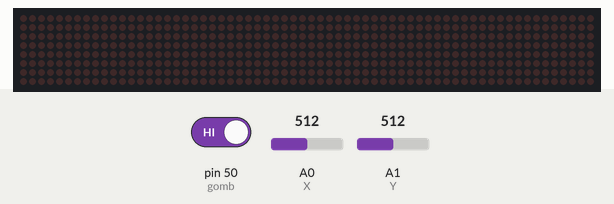
Simulated run of this sketch. Board: Arduino Mega 2560, built with avr-gcc and run on an emulated ATmega2560. Shown: 64×8 LED matrix. Inputs (shaded band) come from the test bench; at power-on: pin 50 (gomb) HIGH, A0 (X) = 512, A1 (Y) = 512.

Above: at 1.2 s.
1.3 s: pin 50 (gomb) driven LOW
At 2.1 s:
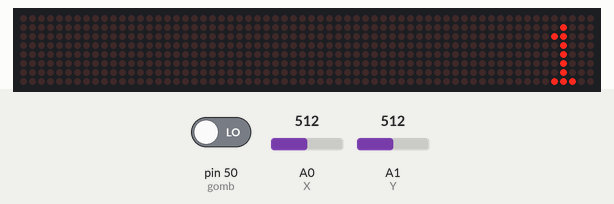
2.8 s: A0 (X) set to 806
4.5 s: A0 (X) set to 828
At 5.4 s:
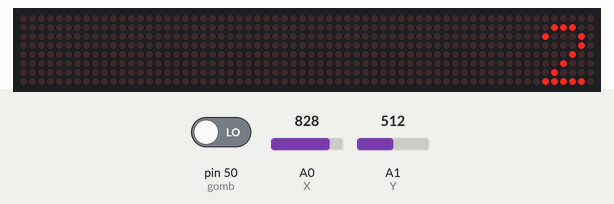
7.5 s: A0 (X) set to 803
9.3 s: A0 (X) set to 823
At 10.7 s:
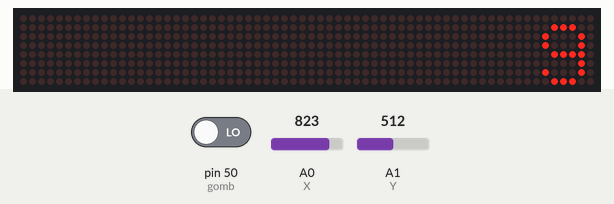
12.3 s: A0 (X) set to 190
At 26.1 s:
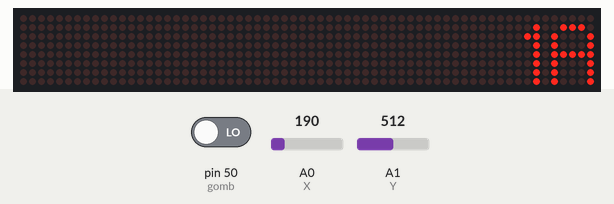
Timing chart, 0 to 27.1 s (numbered marks = the images above; inputs shaded):
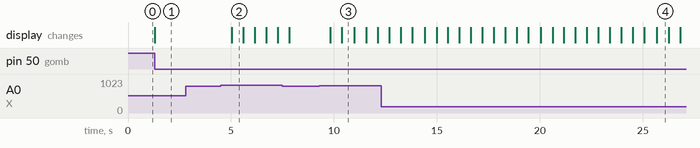

Measured:
- the behaviour switches between 813 and 814 on A0 (X) (found by bisection; images 1 and 2)
- after the input at 1.3 s, the display: changes at once (image 1)
- after the input at 2.8 s, every drawn part: stays the same
- after the input at 4.5 s, the display: changes after 0.54 s (image 2)
- after the input at 9.3 s, the display: first changes after 0.53 s (image 3 shows a later state)
- what the display in image 2 shows lasts 0.6 s, from 5.0 s to 5.6 s

The sketch:

menu.ino
```cpp
#include <LedControl.h>

int DIN = 10;
int CS = 12;
int CLK = 11;
int x_Led;
int y_Led;
LedControl lc = LedControl(DIN, CLK, CS, 0);

const int X = 0;
const int Y = 1;
int x_pozicio;
int y_pozicio;

const int gomb = 50;
bool lenyomva;

int eppen_szam = 1;

void setup() {
  //Serial.begin();
  // put your setup code here, to run once:
  lc.shutdown(0, false);
  lc.setIntensity(0, 3);
  lc.clearDisplay(0);

  pinMode(gomb, INPUT);

}

void loop() {
  x_pozicio = analogRead(X);
  y_pozicio = analogRead(Y);
  lenyomva = digitalRead(gomb);

  while (digitalRead(gomb) == LOW){
    x_pozicio = analogRead(X);
    y_pozicio = analogRead(Y);
    lenyomva = digitalRead(gomb);

    if (x_pozicio < 200) {
      if (eppen_szam == 1) {
        eppen_szam = 10;
      }
      else{
        eppen_szam -= 1;
      }
      delay(500);
    }

    if (x_pozicio > 813) {
      if (eppen_szam == 10) {
        eppen_szam = 1;
      }
      else{
        eppen_szam += 1;
      }
    delay(500);
    }
    display(eppen_szam);
    delay(50);
  }

  //Serial.println("VEGE")
}

void egy() {
  lc.setRow(0, 1, B00001000);
  lc.setRow(0, 2, B00011000);
  lc.setRow(0, 3, B00001000);
  lc.setRow(0, 4, B00001000);
  lc.setRow(0, 5, B00001000);
  lc.setRow(0, 6, B00001000);
  lc.setRow(0, 7, B00011100);
}

void ketto() {
  lc.setRow(0, 1, B00011100);
  lc.setRow(0, 2, B00100010);
  lc.setRow(0, 3, B00000010);
  lc.setRow(0, 4, B00000100);
  lc.setRow(0, 5, B00001000);
  lc.setRow(0, 6, B00010000);
  lc.setRow(0, 7, B00111110);
}

void harom() {
  lc.setRow(0, 1, B00111100);
  lc.setRow(0, 2, B00000010);
  lc.setRow(0, 3, B00000010);
  lc.setRow(0, 4, B00011100);
  lc.setRow(0, 5, B00000010);
  lc.setRow(0, 6, B00000010);
  lc.setRow(0, 7, B00111100);
}

void negy() {
  lc.setRow(0, 1, B00100010);
  lc.setRow(0, 2, B00100010);
  lc.setRow(0, 3, B00100010);
  lc.setRow(0, 4, B00111110);
  lc.setRow(0, 5, B00000010);
  lc.setRow(0, 6, B00000010);
  lc.setRow(0, 7, B00000010);
}

void ot() {
  lc.setRow(0, 1, B00111110);
  lc.setRow(0, 2, B00100000);
  lc.setRow(0, 3, B00100000);
  lc.setRow(0, 4, B00111100);
  lc.setRow(0, 5, B00000010);
  lc.setRow(0, 6, B00000010);
  lc.setRow(0, 7, B00111100);
}

void hat() {
  lc.setRow(0, 1, B00011100);
  lc.setRow(0, 2, B00100000);
  lc.setRow(0, 3, B00100000);
  lc.setRow(0, 4, B00111100);
  lc.setRow(0, 5, B00100010);
  lc.setRow(0, 6, B00100010);
  lc.setRow(0, 7, B00011100);
}

void het() {
  lc.setRow(0, 1, B00111110);
  lc.setRow(0, 2, B00000010);
  lc.setRow(0, 3, B00000010);
  lc.setRow(0, 4, B00000100);
  lc.setRow(0, 5, B00001000);
  lc.setRow(0, 6, B00001000);
  lc.setRow(0, 7, B00001000);
}

void nyolc() {
  lc.setRow(0, 1, B00011100);
  lc.setRow(0, 2, B00100010);
  lc.setRow(0, 3, B00100010);
  lc.setRow(0, 4, B00011100);
  lc.setRow(0, 5, B00100010);
  lc.setRow(0, 6, B00100010);
  lc.setRow(0, 7, B00011100);
}

void kilenc() {
  lc.setRow(0, 1, B00011100);
  lc.setRow(0, 2, B00100010);
  lc.setRow(0, 3, B00100010);
  lc.setRow(0, 4, B00011110);
  lc.setRow(0, 5, B00000010);
  lc.setRow(0, 6, B00100010);
  lc.setRow(0, 7, B00011100);
}

int felirat[8][21] {
  {0,0,0,0,0,0,0,0,0,0,0,0,0,0,0,0,0,0,0,0,0},
  {1,0,0,0,1,0,0,1,1,1,0,0,1,0,0,0,1,0,0,0,0},
  {1,1,0,1,1,0,1,0,0,0,1,0,1,0,0,0,1,0,0,0,0},
  {1,0,1,0,1,0,1,0,0,0,1,0,0,1,0,1,0,0,0,0,0},
  {1,0,0,0,1,0,1,1,1,1,1,0,0,0,1,0,0,0,0,0,0},
  {1,0,0,0,1,0,1,0,0,0,1,0,0,1,0,1,0,0,0,0,0},
  {1,0,0,0,1,0,1,0,0,0,1,0,1,0,0,0,1,0,0,0,0},
  {1,0,0,0,1,0,1,0,0,0,1,0,1,0,0,0,1,0,0,0,0},

};

int position = 0;
void MAX() {
  //lc.clearDisplay(0);
  for (int j = 0; j < 8; j++) {
    for (int i = 0; i < 8; i++) {
      lc.setLed(0, j, i, felirat[j][(i + position) - abs((i+position)/21)*21]);//* */
    }
  }
  delay(25);
  position += 1;
}


void menu() {

}

void display(int szam){
  switch(szam) {
    case 1:
      egy();
      break;
    case 2:
      ketto();
      break;
    case 3:
      harom();
      break;
    case 4:
      negy();
      break;
    case 5:
      ot();
      break;
    case 6:
      hat();
      break;
    case 7:
      het();
      break;
    case 8:
      nyolc();
      break;
    case 9:
      kilenc();
      break;
    case 10:
      MAX();
      break;
  }
}
```
